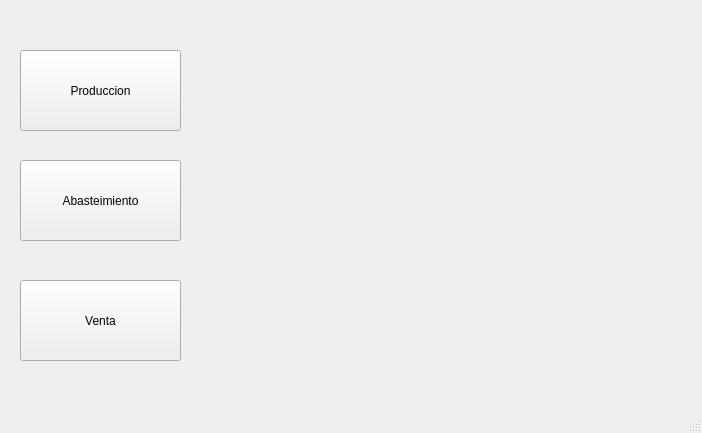
<?xml version="1.0" encoding="UTF-8"?>
<ui version="4.0">
 <class>MainWindow</class>
 <widget class="QMainWindow" name="MainWindow">
  <property name="geometry">
   <rect>
    <x>0</x>
    <y>0</y>
    <width>702</width>
    <height>433</height>
   </rect>
  </property>
  <property name="windowTitle">
   <string>MainWindow</string>
  </property>
  <widget class="QWidget" name="centralwidget">
   <widget class="QPushButton" name="btnproduccion">
    <property name="geometry">
     <rect>
      <x>20</x>
      <y>50</y>
      <width>161</width>
      <height>81</height>
     </rect>
    </property>
    <property name="text">
     <string>Produccion</string>
    </property>
   </widget>
   <widget class="QPushButton" name="btnventa">
    <property name="geometry">
     <rect>
      <x>20</x>
      <y>280</y>
      <width>161</width>
      <height>81</height>
     </rect>
    </property>
    <property name="text">
     <string>Venta</string>
    </property>
   </widget>
   <widget class="QPushButton" name="btnaastecimiento">
    <property name="geometry">
     <rect>
      <x>20</x>
      <y>160</y>
      <width>161</width>
      <height>81</height>
     </rect>
    </property>
    <property name="text">
     <string>Abasteimiento</string>
    </property>
   </widget>
  </widget>
  <widget class="QStatusBar" name="statusbar"/>
 </widget>
 <resources/>
 <connections/>
</ui>
